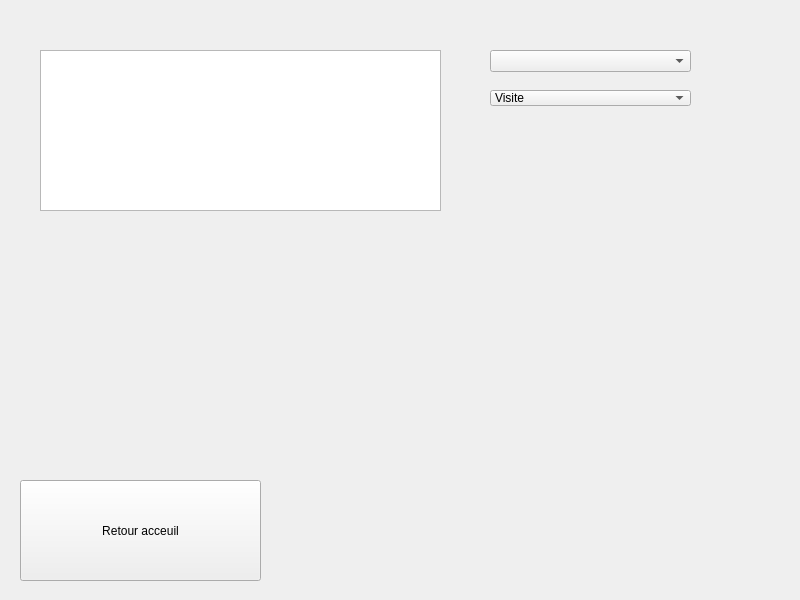
<?xml version="1.0" encoding="UTF-8"?>
<ui version="4.0">
 <class>MainWindow</class>
 <widget class="QMainWindow" name="MainWindow">
  <property name="geometry">
   <rect>
    <x>0</x>
    <y>0</y>
    <width>800</width>
    <height>600</height>
   </rect>
  </property>
  <property name="windowTitle">
   <string>MainWindow</string>
  </property>
  <widget class="QWidget" name="centralwidget">
   <widget class="QPlainTextEdit" name="plainTextEdit">
    <property name="geometry">
     <rect>
      <x>40</x>
      <y>50</y>
      <width>401</width>
      <height>161</height>
     </rect>
    </property>
   </widget>
   <widget class="QComboBox" name="CpRendu_medecins">
    <property name="geometry">
     <rect>
      <x>490</x>
      <y>50</y>
      <width>201</width>
      <height>22</height>
     </rect>
    </property>
   </widget>
   <widget class="QPushButton" name="bouton_retour">
    <property name="geometry">
     <rect>
      <x>20</x>
      <y>480</y>
      <width>241</width>
      <height>101</height>
     </rect>
    </property>
    <property name="text">
     <string>Retour acceuil</string>
    </property>
   </widget>
   <widget class="QComboBox" name="CpRendu_motif">
    <property name="geometry">
     <rect>
      <x>490</x>
      <y>90</y>
      <width>201</width>
      <height>16</height>
     </rect>
    </property>
    <item>
     <property name="text">
      <string>Visite</string>
     </property>
    </item>
    <item>
     <property name="text">
      <string>Autre</string>
     </property>
    </item>
    <item>
     <property name="text">
      <string>Périodicité</string>
     </property>
    </item>
    <item>
     <property name="text">
      <string>Remontage/Chute de prescription</string>
     </property>
    </item>
   </widget>
  </widget>
 </widget>
 <resources/>
 <connections/>
</ui>
